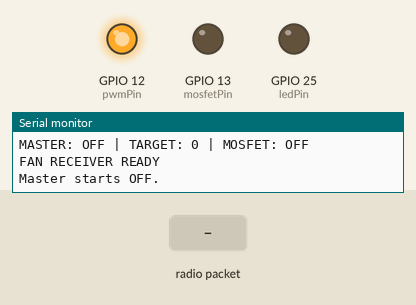
Recording of a sketch running on a simulated ESP32. Parts: output pins drawn as LEDs (lit = HIGH), the last lines printed to the serial monitor. The test bench sets the inputs (shaded band). No radio packets arrive unless stated.

Above: at 1.2 s.
1.3 s: radio packet "ENABLE=1" arrives
At 2.1 s:
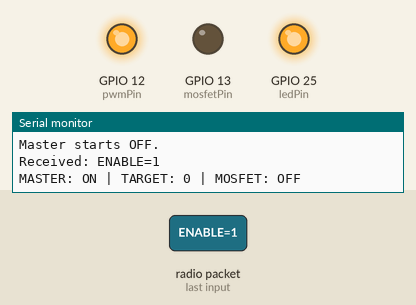
2.8 s: radio packet "ENABLE=0" arrives
At 3.2 s:
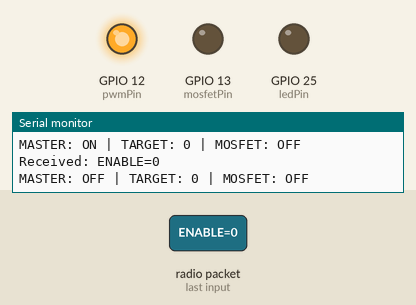
Timing chart, 0 to 5.8 s (numbered marks = the images above; inputs shaded):
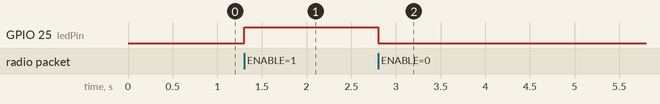

Measured:
- after the input at 1.3 s, GPIO 25 (ledPin): LOW → HIGH at once
- after the input at 2.8 s, GPIO 25 (ledPin): HIGH → LOW at once

The sketch:

receiver.ino
```cpp
#include <SPI.h>
#include <LoRa.h>

// =============================
// LoRa pins
// =============================
#define LORA_SCK   5
#define LORA_MISO  19
#define LORA_MOSI  27
#define LORA_CS    18
#define LORA_RST   23
#define LORA_DIO0  26

// =============================
// Fan/control pins
// =============================
const int pwmPin    = 12;
const int mosfetPin = 13;
const int ledPin    = 25;

// =============================
// Variables
// =============================
int targetRPM = 0;

// This represents the
// physical power-button state
bool masterEnabled = false;

// =============================
// Update MOSFET + LED
// =============================
void updatePowerState()
{
    /*
       LED follows ONLY the
       master power button.
    */

    digitalWrite(ledPin, masterEnabled ? HIGH : LOW);

    /*
       MOSFET requires BOTH:

       1. Master enabled
       2. RPM >= 500
    */

    bool fanPowerOn =
        masterEnabled &&
        targetRPM >= 500;

    digitalWrite(mosfetPin, fanPowerOn ? HIGH : LOW);

    Serial.print("MASTER: ");

    Serial.print(masterEnabled ? "ON" : "OFF");

    Serial.print(" | TARGET: ");
    Serial.print(targetRPM);

    Serial.print(" | MOSFET: ");

    Serial.println(fanPowerOn ? "ON" : "OFF");
}

// =============================
// Set PWM
// =============================
void setFanRPM(int requestedRPM)
{
    // Only allow:
    // 0 or 500-2700

    if (requestedRPM > 0 && requestedRPM < 500)
    {
        requestedRPM = 500;
    }

    requestedRPM =
        constrain(requestedRPM, 0, 2700);

    targetRPM =
        requestedRPM;

    // =========================
    // RPM → duty
    // =========================
    int fanDuty;

    if (targetRPM == 0)
    {
        fanDuty = 0;
    }
    else
    {
        fanDuty =
            map(targetRPM, 500, 2700, 47, 255);
    }

    /*
       Existing 2N2222 PWM
       stage inverts the signal.
    */

    int transistorDuty =
        255 - fanDuty;

    ledcWrite(pwmPin, transistorDuty);

    Serial.print("TARGET RPM: ");
    Serial.print(targetRPM);

    Serial.print(" | PWM: ");
    Serial.println(fanDuty);

    // RPM may have crossed
    // 0/500 threshold
    updatePowerState();
}

// =============================
// Setup
// =============================
void setup()
{
    Serial.begin(115200);

    // =========================
    // MOSFET
    // =========================
    pinMode(mosfetPin, OUTPUT);

    digitalWrite(mosfetPin, LOW);

    // =========================
    // STAND LED
    // =========================
    pinMode(ledPin, OUTPUT);

    digitalWrite(ledPin, LOW);

    // =========================
    // FAN PWM
    // =========================
    ledcAttach(pwmPin, 25000, 8);

    setFanRPM(0);

    // =========================
    // LoRa
    // =========================
    SPI.begin(LORA_SCK, LORA_MISO, LORA_MOSI, LORA_CS);

    LoRa.setPins(LORA_CS, LORA_RST, LORA_DIO0);

    if (!LoRa.begin(915E6))
    {
        Serial.println("LoRa initialization failed");

        while (true);
    }

    Serial.println();
    Serial.println("FAN RECEIVER READY");

    Serial.println("Master starts OFF.");
}

// =============================
// Main loop
// =============================
void loop()
{
    int packetSize =
        LoRa.parsePacket();

    if (packetSize)
    {
        String message = "";

        while (LoRa.available())
        {
            message +=
                (char)LoRa.read();
        }

        Serial.print("Received: ");
        Serial.println(message);

        // =====================
        // RPM COMMAND
        // =====================
        if (message.startsWith("RPM="))
        {
            int receivedRPM =
                message
                .substring(4)
                .toInt();

            setFanRPM(receivedRPM);
        }

        // =====================
        // MASTER ENABLE ON
        // =====================
        else if (message == "ENABLE=1")
        {
            masterEnabled = true;

            updatePowerState();
        }

        // =====================
        // MASTER ENABLE OFF
        // =====================
        else if (message == "ENABLE=0")
        {
            masterEnabled = false;

            updatePowerState();
        }
    }
}
```
